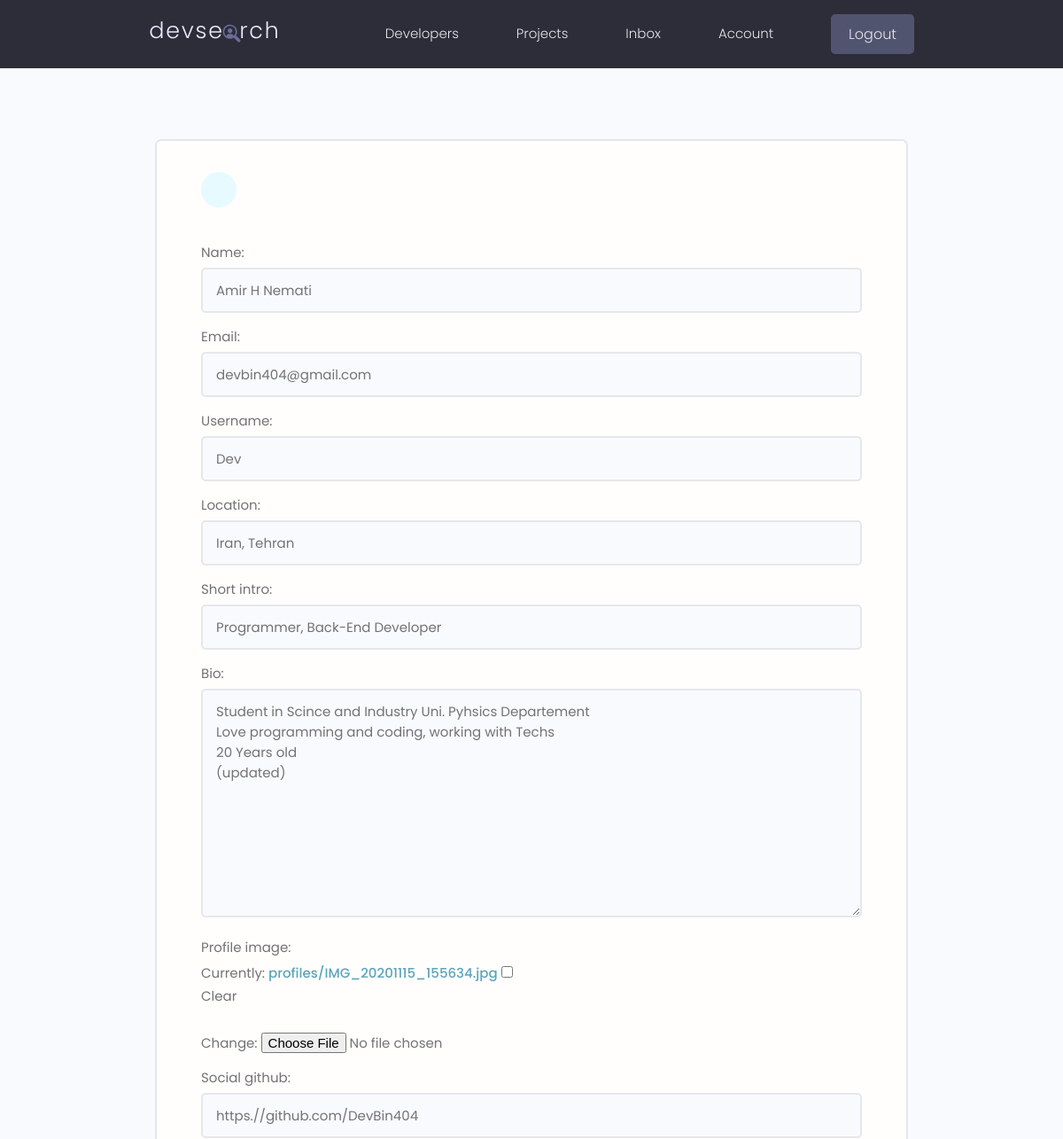
/edit-account/ (signed in, upper part), run on an earlier commit of the app's database.
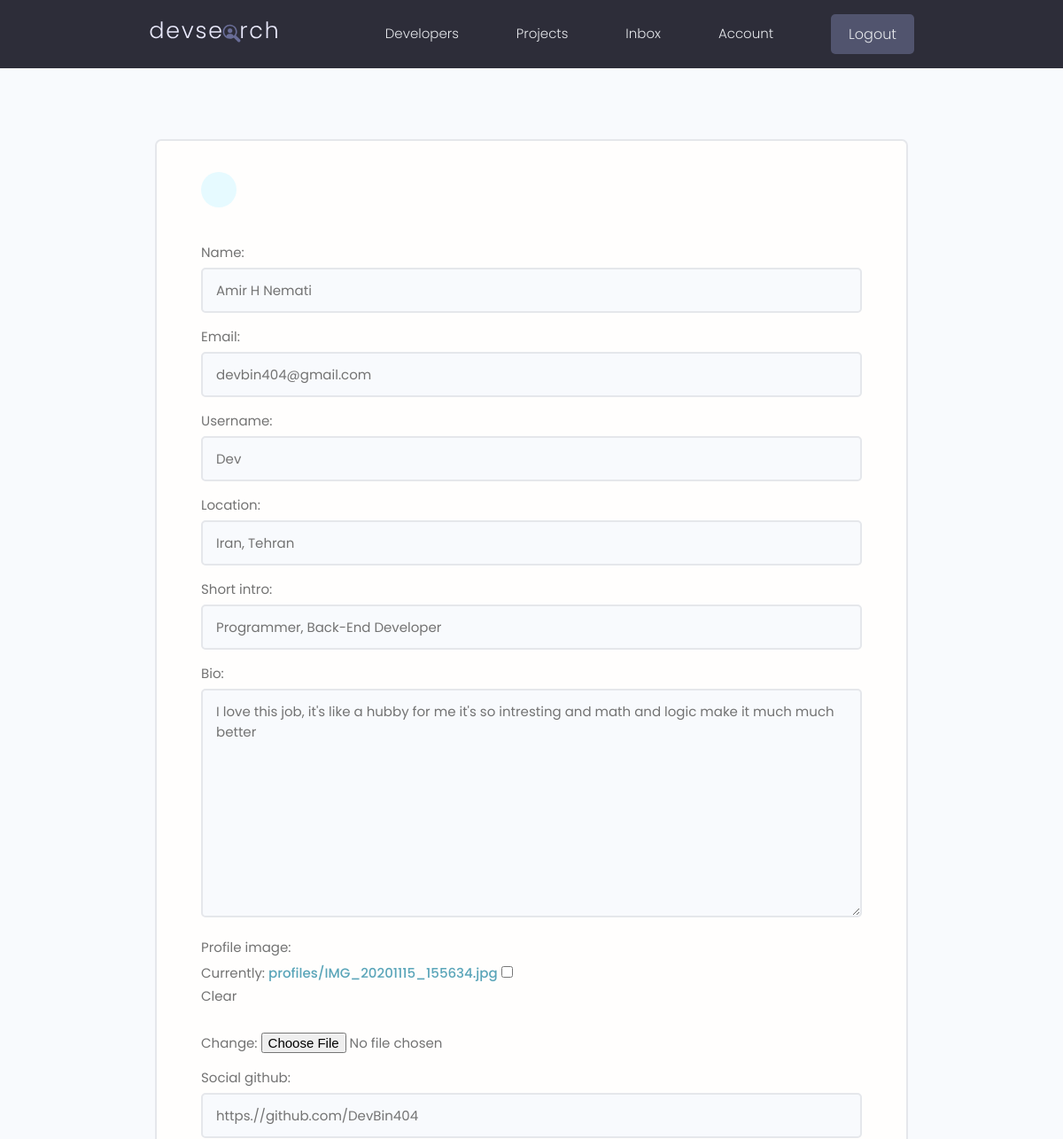
And on a later commit of the database.
### users/models.py (models this page shows, shortened)
class Profile(models.Model):
    user = models.OneToOneField(User, on_delete=models.CASCADE, null=True, blank=True)
    name = models.CharField(max_length=200, null=True, blank=True)
    email = models.EmailField(max_length=200, blank=True, null=True)
    username = models.CharField(max_length=200, null=True, blank=True)
    location = models.CharField(max_length=200, null=True, blank=True)
    short_intro = models.CharField(max_length=200, blank=True, null=True)
    bio = models.TextField(blank=True, null=True)
    profile_image = models.ImageField(null=True, blank=True,
                                      upload_to='profiles/', default='profiles/user-default.png')
    social_github = models.CharField(max_length=200, blank=True, null=True)
    social_twitter = models.CharField(max_length=200, blank=True, null=True)
    social_linkedin = models.CharField(max_length=200, blank=True, null=True)
    social_website = models.CharField(max_length=200, blank=True, null=True)
    created = models.DateTimeField(auto_now_add=True)
    id = models.UUIDField(default=uuid.uuid4, unique=True,
                          primary_key=True, editable=False)
    class Meta:
        ordering = ['profile_image']

### users/views.py (the view)
# urls.py: path('edit-account/', views.editAccount, name='edit-account'),
@login_required(login_url='login')
def editAccount(request):
    profile = request.user.profile
    form = ProfileForm(instance=profile)
    if request.method == 'POST':
        form = ProfileForm(request.POST, request.FILES, instance=profile)
        if form.is_valid:
            form.save()
            messages.success(request, 'Account was edited successfully!')
            return redirect('account')
    context = {
        'form': form,
    }
    return render(request, 'users/profile-form.html', context)

### users/forms.py
class ProfileForm(ModelForm):
    class Meta:
        model = Profile
        fields = '__all__'
        exclude = ['user',]
    def __init__(self, *args, **kwargs):
        super(ProfileForm, self).__init__(*args, **kwargs)
        for name, field in self.fields.items():
            field.widget.attrs.update({'class':'input'})

### users/templates/users/profile-form.html (shortened to what this page needs)
{% extends 'main.html' %}
{% block content %}
<main class="formPage my-xl">
    <div class="content-box">
        <div class="formWrapper">
            <a class="backButton" href="{% url 'account' %}"></a>
            <br>
            <form class="form" method="POST" action="{% url 'edit-account' %}" enctype="multipart/form-data">
                {% for field in form %}
                <div class="form__field">
                    <label for="formInput#text">{{field.label}}: </label>
                    {{field}}
                </div>
                {% endfor %}
            </form>
        </div>
    </div>
</main>
{% endblock %}

What changed in the data, as far as the page shows it:
changed Profile "Amir H Nemati": bio "Student in Scince and Industry Uni. Pyhsics Departement Love programming and coding, working with Techs 20 Years old (updated)" → "I love this job, it's like a hubby for me it's so intresting and math and logic make it much much better"
